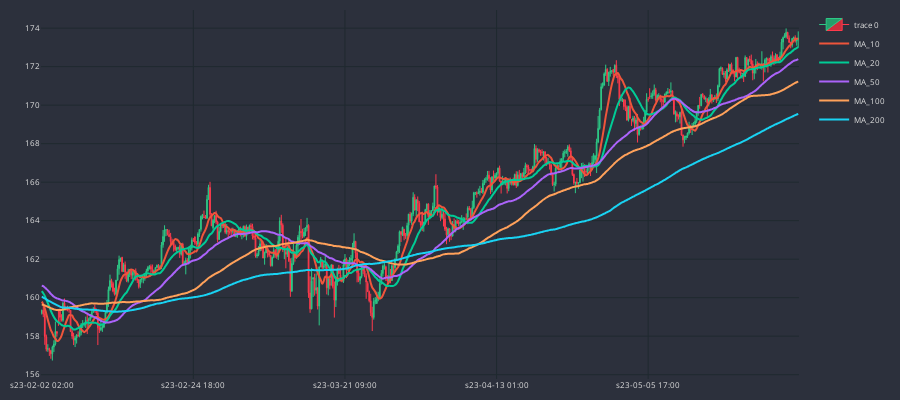

The code cell stored with this chart in its notebook:
### Code cell
traces = [ f"MA_{x}" for x in MA_LIST ]

cp.show_plot(line_traces=traces)

### Figure 1 — Plotly figure (JSON) as saved in the notebook; plotly's stock layout.template omitted (floating-point values rounded to 4 significant figures; data arrays with more than 128 entries replaced by an {"elided": "..."} marker saying what was removed)
{"data": [{"close": {"elided": "500 float values"}, "decreasing": {"fillcolor": "#CC2E3C", "line": {"color": "#FF3A4C"}}, "high": {"elided": "500 float values"}, "increasing": {"fillcolor": "#24A06B", "line": {"color": "#2EC886"}}, "line": {"width": 1}, "low": {"elided": "500 float values"}, "opacity": 1, "open": {"elided": "500 float values"}, "type": "candlestick", "x": {"elided": "500 str values"}}, {"line": {"shape": "spline", "width": 2}, "name": "MA_10", "type": "scatter", "x": {"elided": "500 str values"}, "y": {"elided": "500 float values"}}, {"line": {"shape": "spline", "width": 2}, "name": "MA_20", "type": "scatter", "x": {"elided": "500 str values"}, "y": {"elided": "500 float values"}}, {"line": {"shape": "spline", "width": 2}, "name": "MA_50", "type": "scatter", "x": {"elided": "500 str values"}, "y": {"elided": "500 float values"}}, {"line": {"shape": "spline", "width": 2}, "name": "MA_100", "type": "scatter", "x": {"elided": "500 str values"}, "y": {"elided": "500 float values"}}, {"line": {"shape": "spline", "width": 2}, "name": "MA_200", "type": "scatter", "x": {"elided": "500 str values"}, "y": {"elided": "500 float values"}}], "layout": {"font": {"color": "#e1e1e1", "size": 8}, "height": 400, "margin": {"b": 10, "l": 10, "r": 10, "t": 10}, "paper_bgcolor": "#2c303c", "plot_bgcolor": "#2c303c", "width": 900, "xaxis": {"gridcolor": "#1f292f", "nticks": 5, "rangeslider": {"visible": false}}, "yaxis": {"gridcolor": "#1f292f"}}}
